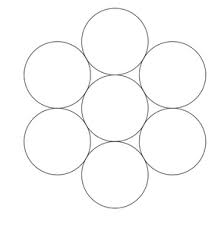
#> input picture circles.jpeg, 221 x 228 px
$ python main2.py
#> lines starting #> are read from the running program, lines starting #| are printed output that depends on the picture; after the words box and inside, x2 and y2 are one past the last pixel; in counts of white or black regions, pixels touching at a corner belong together
import cv2
import numpy as np
blobby = cv2.imread("circles.jpeg")
#> blobby is the input picture: shape (228, 221, 3); min 56, max 255, mean 250.9

#getting paramters
params = cv2.SimpleBlobDetector_Params()

#parameter for area filtering
params.filterByArea = True
params.minArea = 100

#parameter for setting circular filtering
params.filterByCircularity = True
params.minCircularity = 0.9

#parameter for setting convexity
#Convexity, in the context of shapes or objects
#refers to a property where any line segement drawn between two points on the boundry of the shape lies entirely within the shape
#Example of convex shapes include circles,ellipses,triangles,rectangles, and polygons
#These shapes have a consistent curvature and do not contain any inward 'curves' or indentations
params.filterByConvexity = True
params.minConvexity = 0.2

#parameter for inertia
params.filterByInertia = True
params.minInertiaRatio = 0.01

detector = cv2.SimpleBlobDetector_create(params)
circles = detector.detect(blobby)
#> circles = ()

#drawing circles on the image
#np.#zeros is a NumPy function that creates a new list/array with zeros. It is often used to initialise arrays before filling them with actual data


blank = np.zeros((1,1)) #one row one column

blobs = cv2.drawKeypoints(blobby,circles,blank,(200,10,30),cv2.DRAW_MATCHES_FLAGS_DRAW_RICH_KEYPOINTS) #whereever you found the keypoints of the circle - draw them there
noblobs = len(circles)
#> noblobs = 0
text = "Number of circular Blobs: "+str(noblobs)
#> text = 'Number of circular Blobs: 0'
cv2.putText(blobs,text,(50,50),cv2.FONT_HERSHEY_COMPLEX,1,(0,0,0),2)
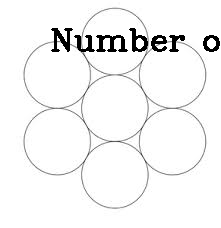
#> blobs: shape (228, 221, 3); 2.71% of pixels changed, all inside (x1, y1, x2, y2) = (51, 28, 220, 52)

cv2.imshow("Blob",blobs)
cv2.waitKey(0)
cv2.destroyAllWindows()

$ run again, with blobs.png saved as circles.jpeg
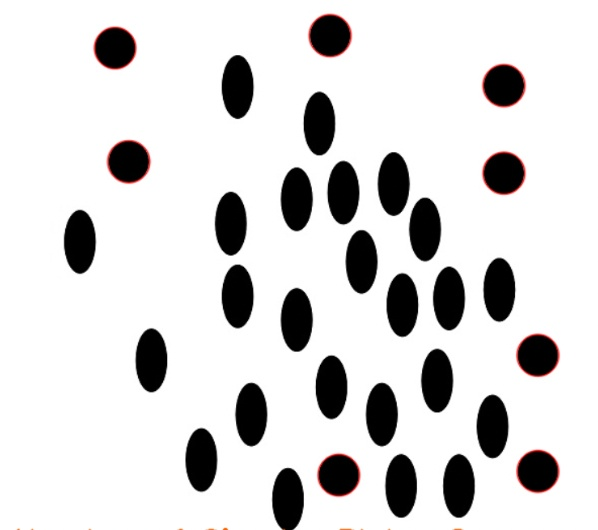
#> input picture blobs.png, 598 x 530 px
#> blobby is the input picture: shape (530, 598, 3); mean B, G, R 215.1, 215.1, 216.1
#> circles = 8 keypoints; (x, y, size): (128, 161, 44), (537, 355, 43.7), (330, 35, 43.6), (503, 85, 43.6), (503, 173, 43.5), (537, 471, 43.3), (115, 48, 42.9), (338, 475, 42.8)
#> noblobs = 8
#> text = 'Number of circular Blobs: 8'
#> `cv2.putText(blobs,text,(50,50),cv2.FONT_HERSHEY_COMPLEX,1,(0,0,0),2)`:
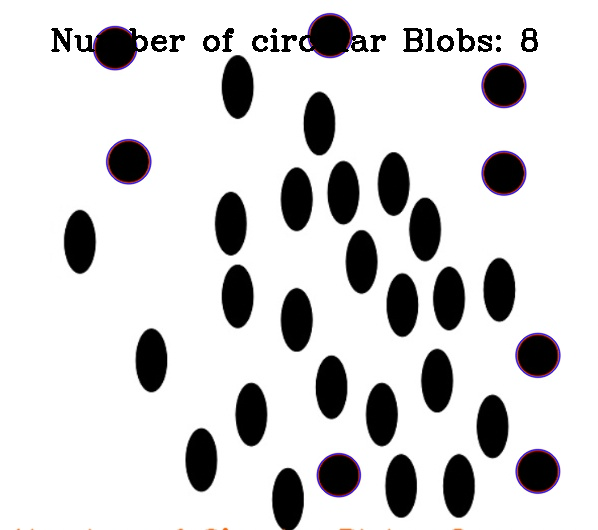
#> blobs: shape (530, 598, 3); mean B, G, R 212.7, 212, 212.7
